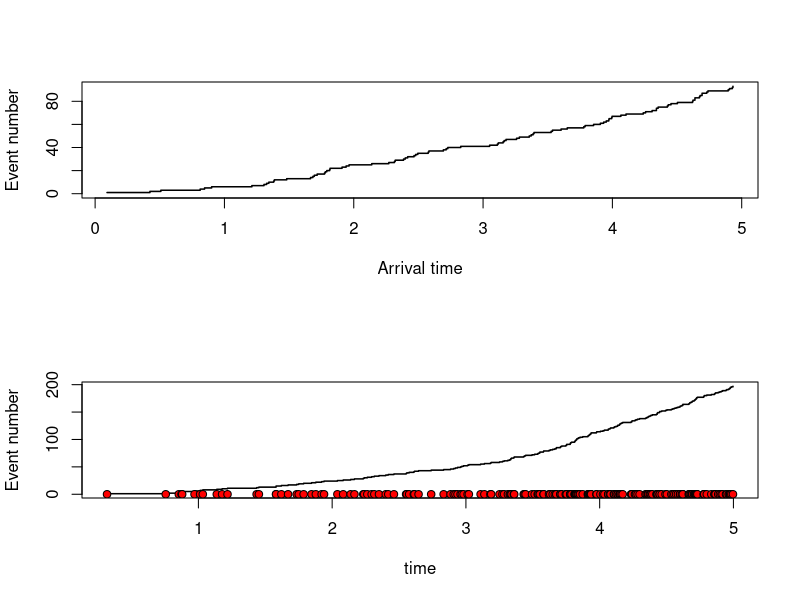

Write the R code that produced this figure.
plotHPP <- function(lambda,stoptime) {
  expectednumber <- stoptime*lambda
  Nsim <- 3*expectednumber
  timesbetween <- rexp(Nsim,lambda) # Simulate interarrival times
  timesto <- cumsum(timesbetween)   # Calculate arrival times
  timesto <- timesto[timesto<stoptime] # Dischard the times larger than stoptime
  Nevents <- length(timesto) # Count the number of events
  plot(timesto,1:Nevents,type="s",xlab = "arrival time",
       ylab = "Event number",lwd=1.5,ylim=c(0,Nevents))
  points(timesto,rep(0,Nevents),pch=21,bg="red")
}

rhpp <- function(lambda, t.max, multiplier=3) {
  # Number of simulations required
  n <- t.max * lambda
  n <- multiplier * n
  
  # Arrival times
  w <- cumsum(rexp(n, lambda))
  
  # Filter out those larger than t.max
  w <- w[w <= t.max]
}

plotRHPP <- function(lambda, t.max) {
  w <- rhpp(lambda, t.max)
  plot(w, 1:length(w), type="s", ylim=c(0, length(w)), lwd=1.5, 
       xlab="Arrival time", ylab="Event number")
  points(w, rep(0, length(w)), pch=21, bg="red")
}

plotRNHPP <- function(inverse, t.max) {
  hpp.tmax <- 10*t.max^(7/5)
  w <- rhpp(lambda=1, t.max=hpp.tmax, multiplier=3)
  s <- inverse(w)
  plot(s, 1:length(s), type="s", ylim=c(0, length(s)), lwd=1.5,
       xlab="Arrival time", ylab="Event number")
}

#par(mfrow=c(3, 1))
#plotHPP(lambda=1,stoptime=5)
#plotRHPP(lambda=1, t.max=5)

inverse <- function(w) {
  10^(-5/7) * w^(5/7)  
}

lfunc <- function(t) {
  10*t^(7/5)
}

par(mfrow=c(2,1))
plotRNHPP(inverse=inverse, t.max=5)

# Function for simulating arrival times for a NHPP between a and b using thinning
simtNHPP <- function(a,b,lambdamax,lambdafunc){
  # Simple check that a not too small lambdamax is set
  if(max(lambdafunc(seq(a,b,length.out = 100)))>lambdamax)
    stop("lambdamax is smaller than max of the lambdafunction")
  # First simulate HPP with intensity lambdamax on a to b
  expectednumber <- (b-a)*lambdamax
  Nsim <- 3*expectednumber  # Simulate more than the expected number to be certain to exceed stoptime
  timesbetween <- rexp(Nsim,lambdamax) # Simulate interarrival times
  timesto <- a+cumsum(timesbetween)   # Calculate arrival times starting at a
  timesto <- timesto[timesto<b] # Dischard the times larger than b
  Nevents <- length(timesto) # Count the number of events
  # Next do the thinning. Only keep the times where u<lambda(s)/lambdamax
  U <- runif(Nevents)
  timesto <- timesto[U<lambdafunc(timesto)/lambdamax]
  timesto  # Return the remaining times
}

# Specify the intensity function for the traffic example
lambdatraffic <- function(t)
  10*t^(7/5)
# Plot the intensity function
#tvec <- seq(0,5,by=0.01)
#plot(tvec,lambdatraffic(tvec),type="l",ylim=c(0,400))

# Generate data with the traffic intensity and plot them
NHPPtimes <- simtNHPP(a=0,b=5,lambdamax=100,lambdafunc=lambdatraffic)
plot(NHPPtimes,1:length(NHPPtimes),type="s",xlab = "time",
     ylab = "Event number",lwd=1.5)
points(NHPPtimes,rep(0,length(NHPPtimes)),pch=21,bg="red")
# Rerun the lines above several times
